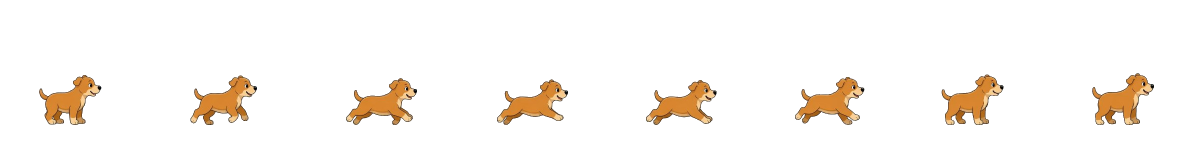
#> input picture design/brand/dog-frolic.png, 2400 x 300 px (shown at 1/2 size)
$ python -i dog_art.py   (imports and definitions only)
#> lines starting #> are read from the running program, lines starting #| are printed output that depends on the picture; after the words box and inside, x2 and y2 are one past the last pixel; in counts of white or black regions, pixels touching at a corner belong together
#> further down, picture is the input picture: PIL image 2400x300 RGBA; mean R, G, B, A 13.8, 9.4, 4.6, 18.2
"""Packs the owner's dog art frames into one sprite strip for the site.

Usage: python design/dog_art.py <folder with frames> [--name jump]
Frames are numbered PNGs (…-1.png … -N.png, transparent background, dog facing RIGHT).
Every frame is placed in an equal square cell at its native scale, anchored so the HIND FEET
sit on the same point in every cell (so a crouch -> rear -> leap doesn't slide around).
Output: design/brand/dog-<name>.png (cell index = frame number - 1) and the anchor numbers the
engine needs (printed; also stored in design/brand/dog-<name>.json).
"""
import json
import re
import sys
from pathlib import Path

from PIL import Image, ImageFilter

BRAND = Path(__file__).resolve().parent / "brand"
FRONT_OFFSET = 100  # landing art: front paws sit this far in front of where hind feet usually go
CELL = 300          # px per square cell (native frames are ~150-185 px wide)
ANCHOR = (110, 250)
CHUNK = 50          # cells per lab sheet (50 * 300 = 15000 px, under the 16384 px texture limit)  # where the hind feet land inside each cell (x, y)


def clean(im: Image.Image, max_depth: int = 14) -> Image.Image:
    """Make the background fully transparent and strip the generator's white "sticker" border.
    The border is removed by flooding inward from the transparent area through near-white pixels only,
    at most max_depth px deep. The dog's dark outline stops the flood, so cream muzzle/paws inside it stay."""
#> called with max_depth = 14
    im = im.convert("RGBA")
    w, h = im.size
#> w = 2400; h = 300
    px = im.load()
    whitish = lambda c: c[3] > 0 and min(c[:3]) > 180 and max(c[:3]) - min(c[:3]) < 45
    frontier = [(x, y) for y in range(h) for x in range(w) if px[x, y][3] <= 40]
#> frontier = 668701 items
    for x, y in frontier:
        px[x, y] = (0, 0, 0, 0)
    for _ in range(max_depth):
        nxt = []
        for x, y in frontier:
            for nx, ny in ((x + 1, y), (x - 1, y), (x, y + 1), (x, y - 1)):
                if 0 <= nx < w and 0 <= ny < h and whitish(px[nx, ny]):
                    px[nx, ny] = (0, 0, 0, 0)
                    nxt.append((nx, ny))
        frontier = nxt
        if not frontier:
            break
    # 2nd pass: enclosed pockets (between legs, under chin) the flood can't reach. Pure, colourless white
    # patches bigger than an eye highlight are background; the puppy's cream fur is warm (blue well below red).
    pure = lambda c: c[3] > 0 and min(c[:3]) > 215 and max(c[:3]) - min(c[:3]) < 22
    seen = set()
    for y0 in range(h):
        for x0 in range(w):
            if (x0, y0) in seen or not pure(px[x0, y0]):
                continue
            comp, stack = [], [(x0, y0)]
            seen.add((x0, y0))
            while stack:
                x, y = stack.pop()
                comp.append((x, y))
                for nx, ny in ((x + 1, y), (x - 1, y), (x, y + 1), (x, y - 1)):
                    if 0 <= nx < w and 0 <= ny < h and (nx, ny) not in seen and pure(px[nx, ny]):
                        seen.add((nx, ny))
                        stack.append((nx, ny))
            if len(comp) >= 18:
                for x, y in comp:
                    px[x, y] = (0, 0, 0, 0)
#> after the loop, seen = 16 items
    a = im.getchannel("A").filter(ImageFilter.MinFilter(3)).filter(ImageFilter.MaxFilter(3))  # drop lone specks
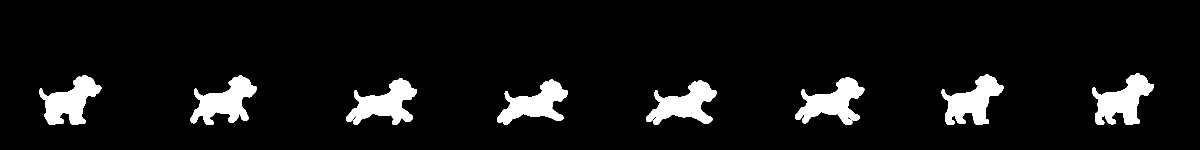
#> a: PIL image 2400x300 L (shown at 1/2 size); 7.1% white; 8 white regions, largest, box (x1, y1, x2, y2) and area: (2184, 146, 2308, 250) 6611, (692, 156, 834, 250) 6574, (381, 151, 514, 250) 6549
    im.putalpha(Image.eval(a, lambda v: 255 if v > 40 else 0))
    return im.crop(im.getchannel("A").getbbox())
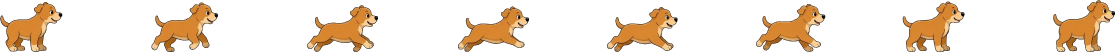
#> returned value: PIL image 2230x104 RGBA (shown at 1/2 size); mean R, G, B, A 42.8, 29, 14.3, 56.4; transparent parts drawn white


# [89 lines left out: functions front_foot_x, hind_foot_x, build, build_travel, tilt, not called in this run]


# Jump-down landing, drawn from existing art: (strip, cell in that strip, tilt degrees)
# Jump-down landing: (strip, cell in that strip, tilt degrees). "landart" = owner's 3 landing frames.
LAND = [("jump", 11, 0),     # 1 peek over the edge
        ("jump", 3, -14),    # 2 hop off
        ("landart", 0, 0),   # 3 falling nose-down, front legs reaching (engine keeps it in the air)
        ("landart", 1, 0),   # 4 FRONT PAWS TOUCH DOWN, back end still up
        ("landart", 2, 0)]   # 5 back end drops, crouch


# [27 lines left out: functions build_land, combine, not called in this run]


# [11 lines not run here, left out]

>>> from PIL import Image
>>> picture = Image.open('brand/dog-frolic.png')
>>> result = clean(picture)
